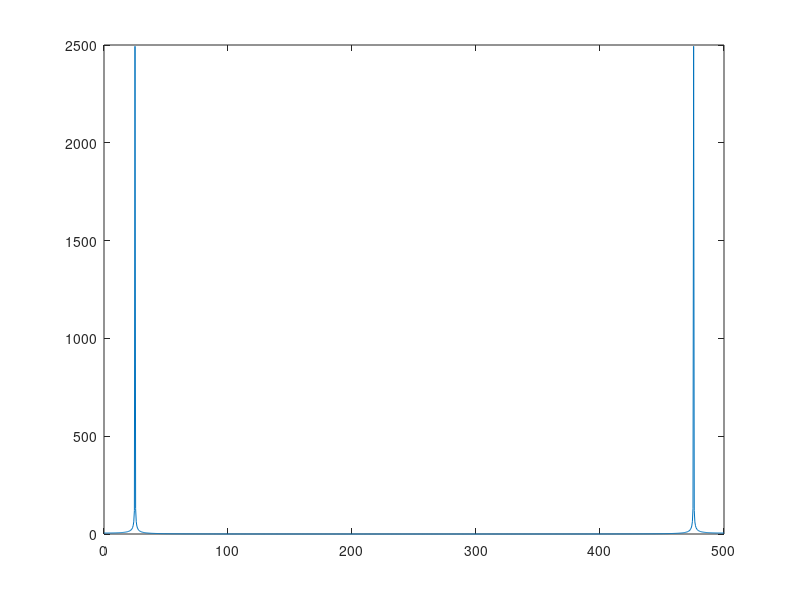

Recreate this plot in MATLAB.
clc;
clear all;

Fs = 1000;

A = 5;
f = 50;
phase = 0;

t = 0:1/Fs:1;

x=A*cos(2*pi*f*t + phase);

%plot(t,x);
figure;

FT_x = fft(x);

correct_FT_x = fftshift(FT_x);

%plot(FT_x, length(FT_x));
%figure;
%FT_x(2)        %this is indexing the array

mag = abs(FT_x);
ph = angle(FT_x);

FF = Fs/2 * linspace(0,1,Fs+1);

plot(FF,mag);
%figure;
%plot(f,ph);






















